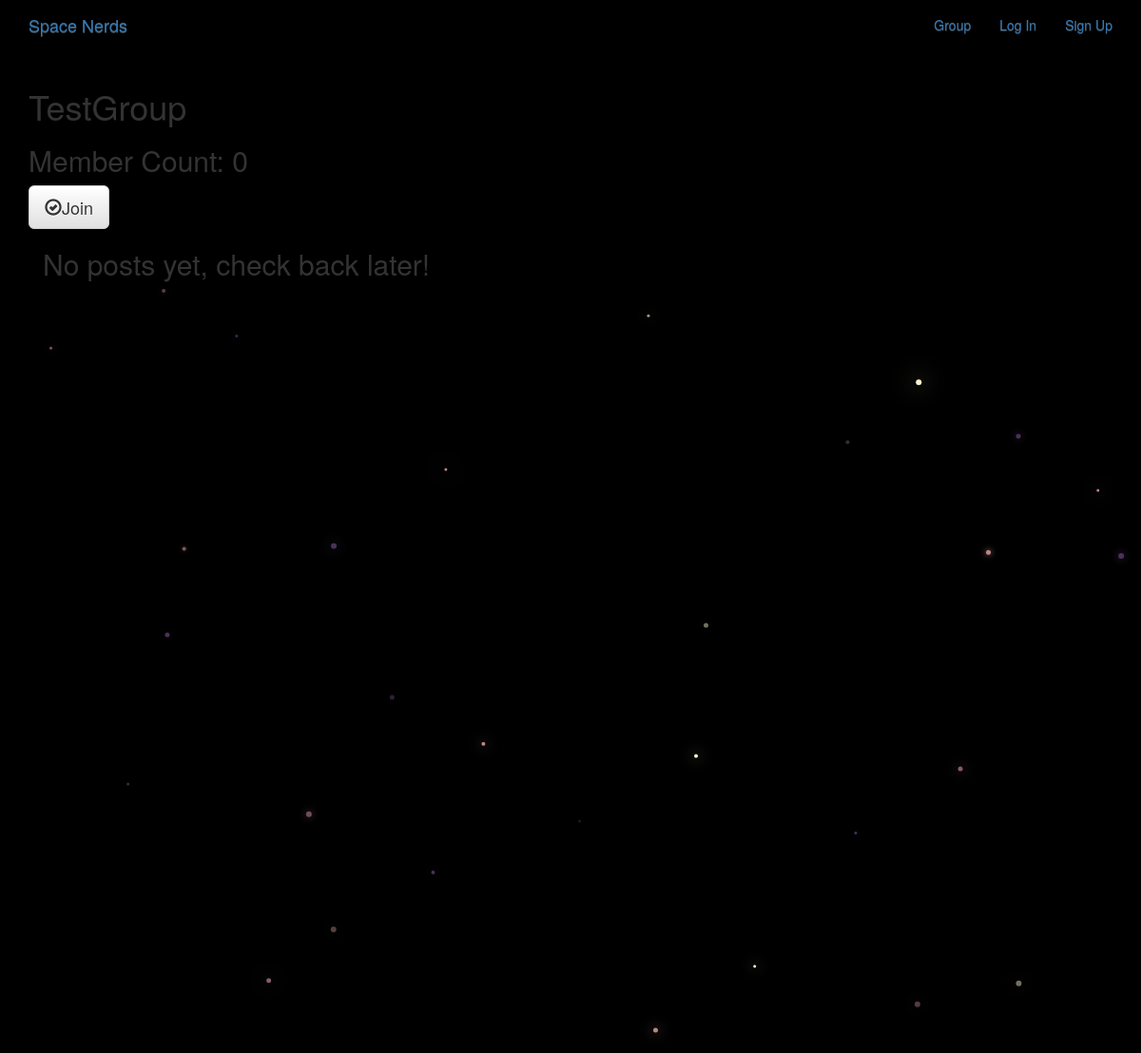
/groups/posts/in/testgroup/, run on an earlier commit of the app's database.
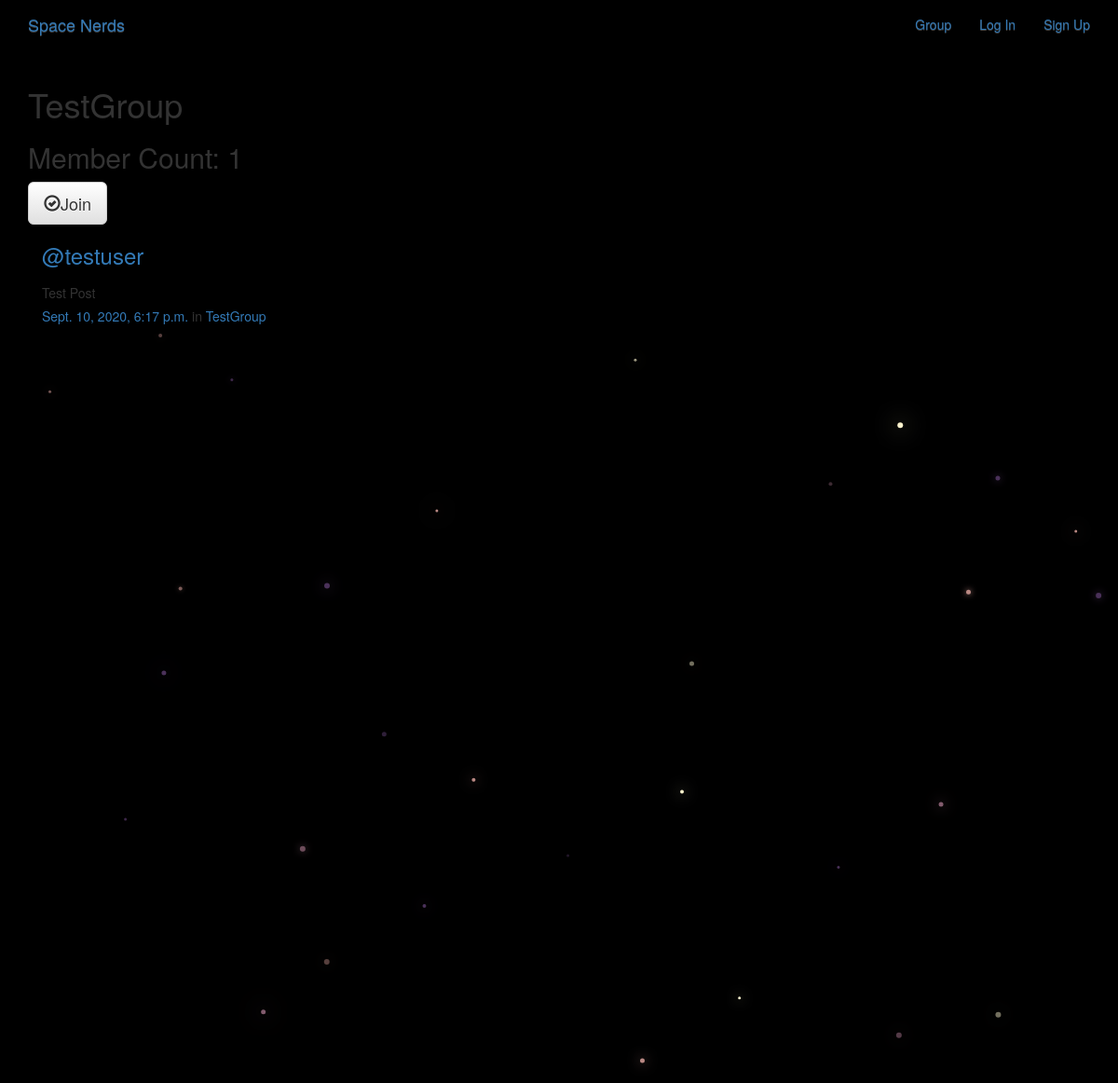
And on a later commit of the database.
### groups/models.py (models this page shows, shortened)
class Group(models.Model):
    name = models.CharField(max_length=255, unique=True)
    slug = models.SlugField(allow_unicode=True, unique=True)
    description = models.TextField(blank=True, default='')
    description_html = models.TextField(editable=False, default='', blank=True)
    members = models.ManyToManyField(User, through='GroupMember')
    class Meta:
        ordering = ['name']

### posts/models.py (models this page shows, shortened)
class Post(models.Model):
    user = models.ForeignKey(User, related_name='posts', on_delete = models.CASCADE)
    created_at = models.DateTimeField(auto_now=True)
    message = models.TextField()
    message_html = models.TextField(editable=False)
    group = models.ForeignKey(Group, related_name='posts', null=True, blank=True, on_delete = models.CASCADE)
    class Meta:
        ordering = ['-created_at']
        unique_together = ['user', 'message']

### groups/views.py (the view)
# urls.py: path("posts/in/<slug>/",views.SingleGroup.as_view(),name="single"),
class SingleGroup(generic.DetailView):
    model = Group

### groups/templates/groups/group_detail.html
{% extends "groups/group_base.html" %}
{% block pregroup %}
<h1>{{group.name}}</h1>
<h2>Member Count: {{group.members.count}}</h2>
<div class="content">
  {% if user in group.members.all %}
    <a href="{% url 'groups:leave' slug=group.slug %}"
    class="btn btn-lg btn-fill btn-warning"><span
     class="glyphicon glyphicon-remove-circle"></span>Leave</a>
  {% else %}
    <a href="{% url 'groups:join' slug=group.slug %}"
    class="btn btn-lg btn-fill btn-default"><span
    class="glyphicon glyphicon-ok-circle"></span>Join</a>
  {% endif %}
</div>
{% endblock %}
{% block group_content %}
<div class="col-md-8">
  {% if group.posts.count == 0 %}
    <h2>No posts yet, check back later!</h2>
  {% else %}
    {% for post in group.posts.all %}
      {% include "posts/_post.html" %}
    {% endfor %}
  {% endif%}
</div>
{% endblock %}

### posts/templates/posts/_post.html (shortened to what this page needs)
<div class="media">
	<h3 class="mr-5"><a href="{% url 'posts:for_user' username=post.user.username %}">@{{ post.user.username }}</a></h3>
	<div class="media-body">
		<h5>{{ post.message_html|safe }}
			<time class="time"><a href="{% url 'posts:single' username=post.user.username pk=post.pk %}">{{ post.created_at }}</a></time>
			{% if post.group %}
			<span class="group-name">in <a href="{% url 'groups:single' slug=post.group.slug %}">{{ post.group.name }}</a></span>
			{% endif %}
		</h5>
	</div>
</div>

What changed in the data, as far as the page shows it:
computed for Group "TestGroup": members.count "0" → "1"
added Post: user.username "testuser", message_html "Test Post", created_at "Sept. 10, 2020, 6:17 p.m.", group.name "TestGroup"
Also different on the page:
text no longer shown: "No posts yet, check back later!"
